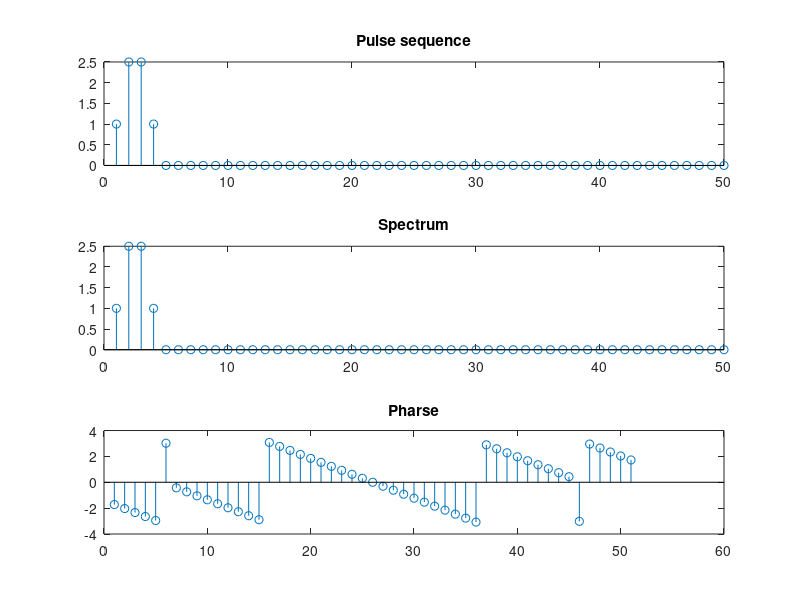

Write MATLAB code to recreate this figure.
%%%%%%%%%%%%%%%%%%%%%%%%%%%%%%%%%%%%%%%%%%%%%%%55
%%%% Special Pulse Sequeces
%%%%
%%%%             zhaochao
%%%%                2016-7-5
%%%%%%%%%%%%%%%%%%%%%%%%%%%%%%%%%%%%%%%%%%%%%%%%%%%%%%%%%%%%%%%%%%%5

%%%% signal sequence
%%%%    x(n) = delta(n) + 2.5*delta(n-1) + 2.5*delta(n-2) + delta(n-3)

n = 1: 50;
x = zeros(1, 50);
x(1) = 1;
x(2) = 2.5;
x(3) = 2.5;
x(4) = 1;

close all;

subplot(3, 1, 1);
stem(x);
title('Pulse sequence');

k = -25 : 25;
X = x * (exp((-j * 2 * pi) / size(k, 2))) .^ (n' * k);

magX = abs(x);
subplot(3, 1, 2);
stem(magX);
title('Spectrum');

angX = angle(X);
subplot(3, 1, 3);
stem(angX);
title('Pharse');


